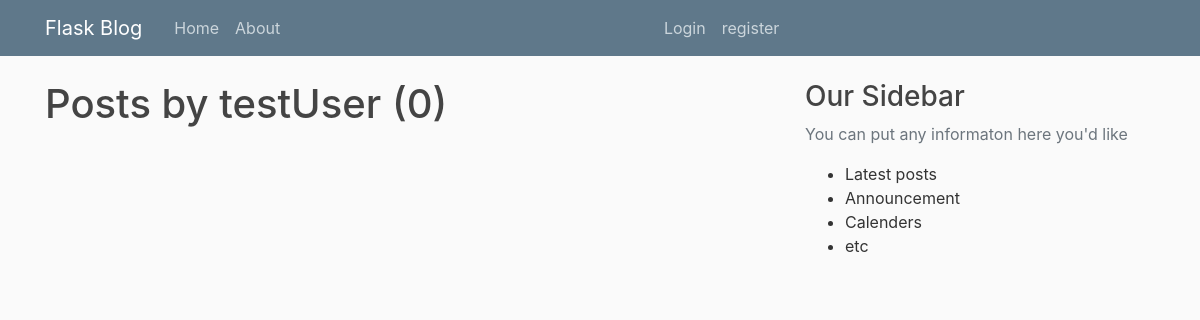
Page /user/testUser on the earlier database version.
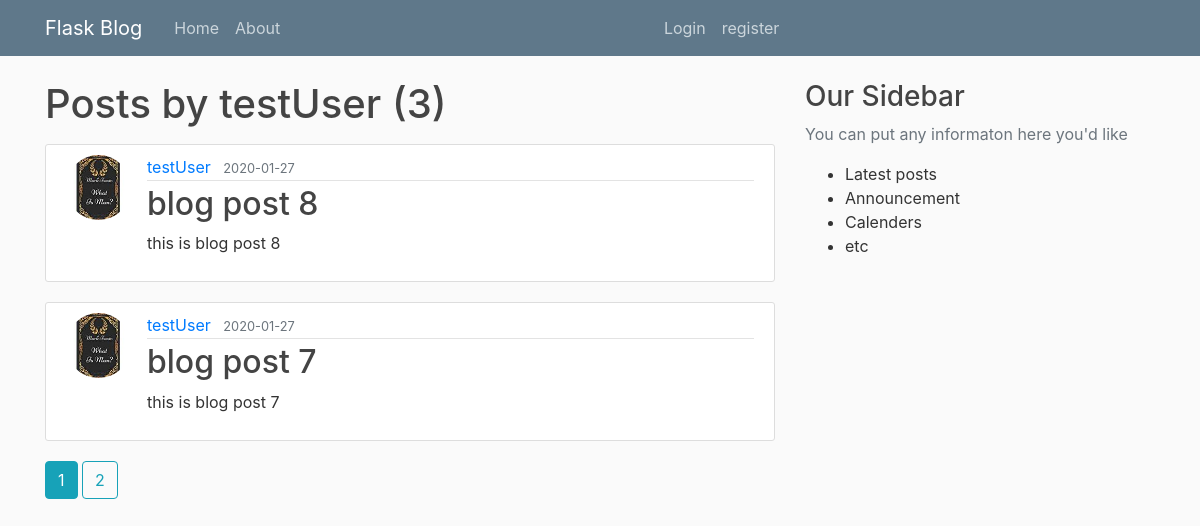
Same page on the later database version.
### flaskblog/models.py (models this page shows, shortened)
class Post(db.Model):
    id = db.Column(db.Integer, primary_key=True)
    title  = db.Column(db.String(20), nullable=False)
    date_posted = db.Column(db.DateTime, nullable=False, default=datetime.utcnow)
    content = db.Column(db.Text, nullable=False)
    user_id = db.Column(db.Integer,db.ForeignKey('user.id'), nullable=False)

class User(db.Model , UserMixin):
    id = db.Column(db.Integer,primary_key=True)
    username = db.Column(db.String(20),unique=True,nullable=False)
    email = db.Column(db.String(120),unique=True,nullable=False)
    image_file = db.Column(db.String(20),nullable=False,default='default.jpg')
    password = db.Column(db.String(60) , nullable=False)
    posts = db.relationship('Post', backref='author', lazy=True)

### flaskblog/routes.py (the view)
@app.route('/user/<string:username>')
def user_posts(username):
    page = request.args.get('page',1,type=int)
    user = User.query.filter_by(username=username).first_or_404()
    posts = Post.query.filter_by(author=user)\
        .order_by(Post.date_posted.desc())\
        .paginate(page,per_page=2)
    return render_template('user_posts.html', posts=posts, user=user )

### flaskblog/templates/user_posts.html
{% extends 'layout.html' %}
{% block content %}
       <h1 class="mb-3"> Posts by {{ user.username }} ({{ posts.total }}) </h1>
       {% for post in posts.items %}
       <article class="media content-section">
        <img src="{{url_for('static',filename='profile_Pics/' + post.author.image_file)}}" alt="" class="rounded-circle article-img">
        <div class="media-body">
          <div class="article-metadata">
            <a class="mr-2" href="{{url_for('user_posts',username=post.author.username )}}">{{ post.author.username }}</a>
            <small class="text-muted">{{ post.date_posted.strftime('%Y-%m-%d') }}</small>
          </div>
          <h2><a class="article-title" href="{{url_for('post', post_id = post.id )}}">{{ post.title }}</a></h2>
          <p class="article-content">{{ post.content }}</p>
        </div>
      </article>
       {% endfor %}
       {% for page_num in posts.iter_pages(left_edge=1,right_edge=1,left_current=1,right_current=2) %}
          {% if page_num %}
              {% if posts.page == page_num  %}
                 <a class="btn btn-info mb-4" href="{{ url_for('user_posts',username=user.username, page = page_num ) }}">{{ page_num }}</a>
               {% else %}
                 <a class="btn btn-outline-info mb-4" href="{{ url_for('user_posts',username=user.username, page = page_num ) }}">{{ page_num }}</a>
              {% endif %}
          {% else %}
             ...
          {% endif %}
       {% endfor %}
 {% endblock content %}

Differences in the rows shown:
added Post: image_file (picture), author.username "testUser", date_posted "2020-01-27", title "blog post 8", content "this is blog post 8"
added Post: image_file (picture), author.username "testUser", date_posted "2020-01-27", title "blog post 7", content "this is blog post 7"
Other differences:
{{ posts.total }}: "0" → "3"
new list line: "1"
new list line: "2"
